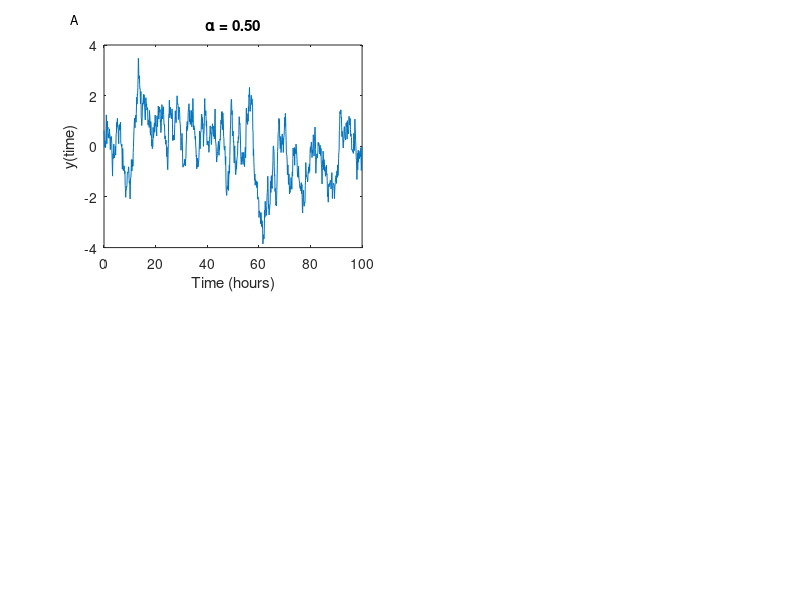

Reproduce this figure in MATLAB. (Note: this script raises an error after producing the figure.)
x = linspace(0,100,1000);
%%
% define parameters for generating time series
% note all s.t.d kept at 1
par(1) = 0.5;
par(2) = 0.01;
par(3) = 0.04;
par(4) = 0.5;
par(5) = 0.2;
par(6) = 0.5;

%%

a = par(1);%0.05; %0.1

cov1 = exp(-a*x);

CovMatrix1 = zeros(length(x),length(x));

for i = 1:length(x)
    CovMatrix1(:,i) = circshift(cov1',i-1);

end
    CovMatrix1 = CovMatrix1';
    
CVM1 = triu(CovMatrix1,0)+(triu(CovMatrix1,1))';


MU = zeros(1,length(x));
SIGMA = CVM1; % change this to switch non-osc and osc
data1 = mvnrnd(MU,SIGMA);


OU1 = data1;
plot(x,data1)

%%
a = par(2);%0.05; %0.1

cov1 = exp(-a*x);

CovMatrix1 = zeros(length(x),length(x));

for i = 1:length(x)
    CovMatrix1(:,i) = circshift(cov1',i-1);

end
    CovMatrix1 = CovMatrix1';
    
CVM1 = triu(CovMatrix1,0)+(triu(CovMatrix1,1))';


MU = zeros(1,length(x));
SIGMA = CVM1; % change this to switch non-osc and osc
data1 = mvnrnd(MU,SIGMA);

OU2 = data1;
plot(x,data1)

%%

a = par(3);%0.05; %0.1
b = par(4);
Q1 = b/(2*pi()*a);

cov1 = exp(-a*x).*cos(b*x);

CovMatrix1 = zeros(length(x),length(x));

for i = 1:length(x)
    CovMatrix1(:,i) = circshift(cov1',i-1);

end
    CovMatrix1 = CovMatrix1';
    
CVM1 = triu(CovMatrix1,0)+(triu(CovMatrix1,1))';


MU = zeros(1,length(x));
SIGMA = CVM1; % change this to switch non-osc and osc
data1 = mvnrnd(MU,SIGMA);

OUosc1 = data1;
plot(x,data1)

%%
a = par(5);%0.05; %0.1
b = par(6);
Q2 = b/(2*pi()*a);

cov1 = exp(-a*x).*cos(b*x);

CovMatrix1 = zeros(length(x),length(x));

for i = 1:length(x)
    CovMatrix1(:,i) = circshift(cov1',i-1);

end
    CovMatrix1 = CovMatrix1';
    
CVM1 = triu(CovMatrix1,0)+(triu(CovMatrix1,1))';


MU = zeros(1,length(x));
SIGMA = CVM1; % change this to switch non-osc and osc
data1 = mvnrnd(MU,SIGMA);

OUosc2 = data1;
plot(x,data1)
%%
% to reproduce in paper
% load fig1
% 
a = par(3);%0.05; %0.1
b = par(4);
Q1 = b/(2*pi()*a);

a = par(5);%0.05; %0.1
b = par(6);
Q2 = b/(2*pi()*a);

%%

% change sine wave starting poisition to approximate 
deter1 = sqrt(2)*sin(par(4).*x+3.5);
deter2 = sqrt(2)*sin(par(6).*x);
% plot(x,deter)

subplot(2,2,1)
plot(x,OU1)
xlabel('Time (hours)')
ylabel('y(time)')
a = xlim();
b = ylim();
text(a(1)-0.1*(a(2)-a(1)),b(2)+0.1*(b(2)-b(1)),{'A'},...
    'FontSize',9,'HorizontalAlignment','right', 'VerticalAlignment','bottom','color','k')
str = sprintf('%.2f',par(1));
t = title(['\alpha = ',str]);
t.FontWeight = 'normal';
subplot(2,2,2)
plot(x,OU2)
xlabel('Time (hours)')
ylabel('y(time)')
a = xlim();
b = ylim();
text(a(1)-0.1*(a(2)-a(1)),b(2)+0.1*(b(2)-b(1)),{'B'},...
    'FontSize',9,'HorizontalAlignment','right', 'VerticalAlignment','bottom','color','k')
str = sprintf('%.2f',par(2));
t = title(['\alpha = ',str]);
t.FontWeight = 'normal';
subplot(2,2,3)
plot(x,OUosc1)
hold on
plot(x,deter1,':','color','r')
hold off
xlabel('Time (hours)')
ylabel('y(time)')
a = xlim();
b = ylim();
text(a(1)-0.1*(a(2)-a(1)),b(2)+0.1*(b(2)-b(1)),{'C'},...
    'FontSize',9,'HorizontalAlignment','right', 'VerticalAlignment','bottom','color','k')
str1 = sprintf('%.2f',par(3));
str2 = sprintf('%.2f',par(4));
str3 = sprintf('%.2f',Q1);
t = title(['\alpha = ',str1,', \beta = ',str2,', Quality = ',str3]);
t.FontWeight = 'normal';
subplot(2,2,4)
plot(x,OUosc2)
hold on
plot(x,deter2,':','color','r')
hold off
xlabel('Time (hours)')
ylabel('y(time)')
a = xlim();
b = ylim();
text(a(1)-0.1*(a(2)-a(1)),b(2)+0.1*(b(2)-b(1)),{'D'},...
    'FontSize',9,'HorizontalAlignment','right', 'VerticalAlignment','bottom','color','k')
str1 = sprintf('%.2f',par(5));
str2 = sprintf('%.2f',par(6));
str3 = sprintf('%.2f',Q2);
t = title(['\alpha = ',str1,', \beta = ',str2,', Quality = ',str3]);
t.FontWeight = 'normal';


